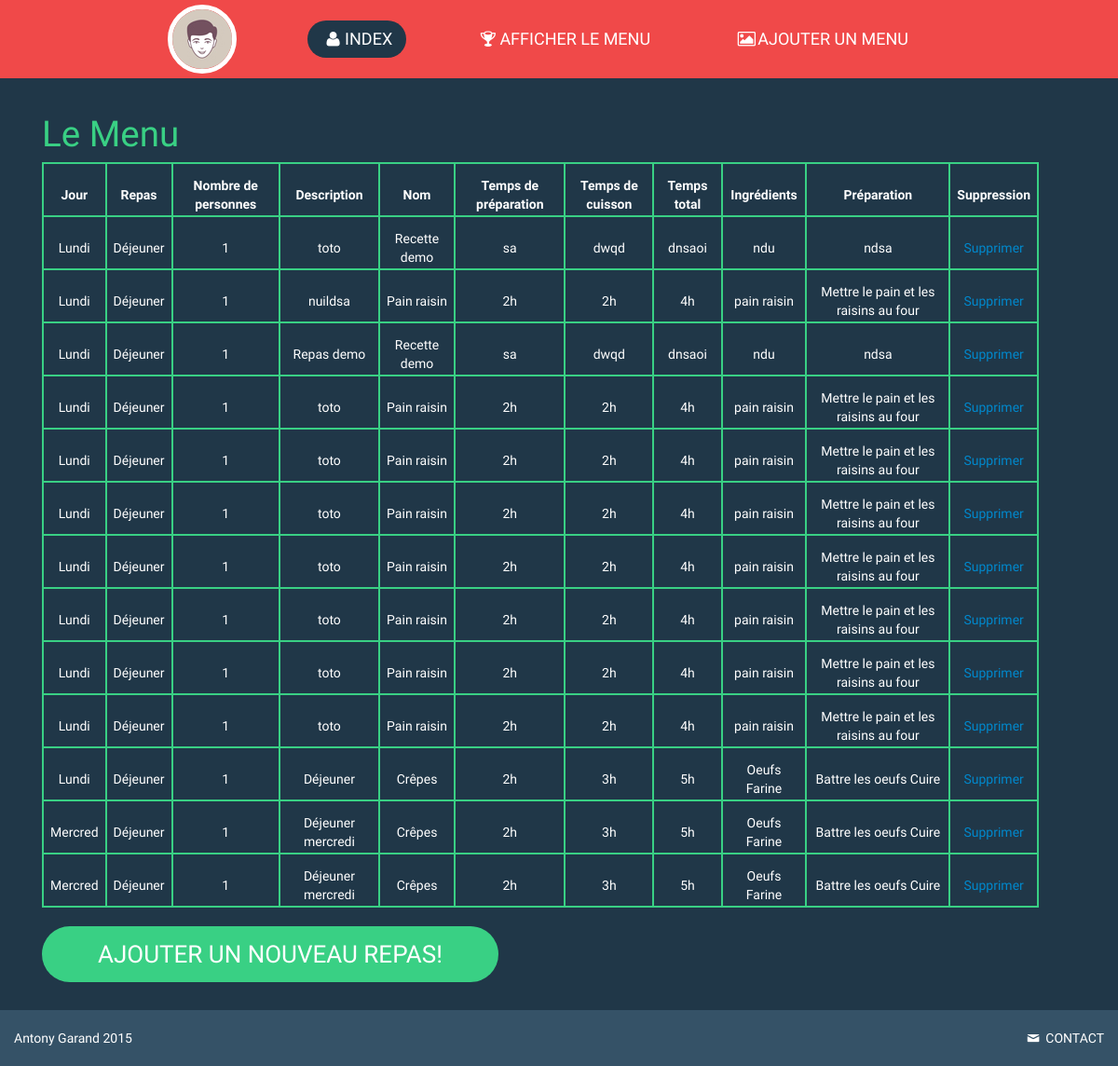
The page /site/menu.php on the database its author committed.
### tables this page shows
CREATE TABLE `repas` (
  `id` int(11) NOT NULL AUTO_INCREMENT,
  `jour` int(11) NOT NULL COMMENT 'Int 0-6 en fonction de la journée. 0 - lundi, 1 - mardi, 2 - mercredi',
  `nbConvives` int(11) NOT NULL,
  `typeRepas` int(11) NOT NULL COMMENT 'Int de 1-3 en fonction de la période. 1 - déjeuner, 2 diner, 3 souper',
  `description` text NOT NULL,
  `recette_id` int(11) NOT NULL,
  PRIMARY KEY (`id`),
  UNIQUE KEY `id` (`id`),
  KEY `recette_id` (`recette_id`),
  CONSTRAINT `repas_ibfk_1` FOREIGN KEY (`recette_id`) REFERENCES `recette` (`id`)
);

CREATE TABLE `recette` (
  `id` int(11) NOT NULL AUTO_INCREMENT,
  `preparation` text NOT NULL,
  `ingredients` text NOT NULL,
  `tempsPreparation` varchar(25) NOT NULL,
  `tempsCuisson` varchar(25) NOT NULL,
  `tempsTotal` varchar(25) NOT NULL,
  `nom` varchar(50) NOT NULL,
  PRIMARY KEY (`id`)
);

### site/menu.php (the view, shortened to what this page needs)
<?php require_once("./includes/beforeHTML.inc.php");  ?>
<?php require("./includes/header.inc.php"); ?>
<div class="container profile">
    <div class="span11">
        <h1>Le Menu</h1>
        <?php
            $query = 'SELECT repas.jour, repas.typeRepas, repas.nbConvives, repas.description, recette.nom, recette.tempsPreparation, recette.tempsCuisson, recette.tempsTotal, recette.ingredients, recette.preparation, repas.id FROM repas INNER JOIN recette on recette.id = repas.recette_id ORDER BY repas.jour, repas.typeRepas';
            @ $conn = new mysqli($dbHost, $dbUser, $dbPass, $dbName);
            $result = mysqli_query($conn, $query);
            if($result->num_rows > 0){
                echo("<table id='showRecettes'>
                        <tr>
                            <th>Jour</th>
                            <th>Repas</th>
                            <th>Nombre de personnes</th>
                            <th>Description</th>
                            <th>Nom</th>
                            <th>Temps de pr&eacute;paration</th>
                            <th>Temps de cuisson</th>
                            <th>Temps total</th>
                            <th>Ingr&eacute;dients</th>
                            <th>Pr&eacute;paration</th>
                            <th>Suppression</th>
                        </tr>
                    ");
                while($row = $result->fetch_row()){
                    for ($i = 0; $i < sizeof($row); $i++){
                        $row[$i] = htmlspecialchars(html_entity_decode($row[$i]));
                    }
                    $repas = ['D&eacute;jeuner','Diner','Souper'];
                    $jour = ['Lundi', 'Mardi', 'Mercred', 'Jeudi', 'Vendredi', 'Samedi', 'Dimanche'];
                    printf("<tr>
                                <td>%s</td>
                                <td>%s</td>
                                <td>%s</td>
                                <td>%s</td>
                                <td>%s</td>
                                <td>%s</td>
                                <td>%s</td>
                                <td>%s</td>
                                <td>%s</td>
                                <td>%s</td>
                                <td>%s</td>
                            </tr>", $jour[$row[0]-1], $repas[$row[1]-1], $row[2], $row[3],$row[4],$row[5],$row[6],$row[7],$row[8],$row[9], "<a class=\"delete $row[10]\">Supprimer</a>");
                }
                echo("</table>");
            }
            else{
                echoDebug("Aucune donn&eacute;e trouv&eacute;e!");
            }
            echo("<a href=\"addMenu.php\" class=\"addRecette\">Ajouter un nouveau repas!</a>");
        ?>
        <br/>
        <br/>
        <br/>
    </div>
</div>
<?php require("./includes/footer.inc.php");  ?>

### site/includes/header.inc.php (shortened to what this page needs)
?><!DOCTYPE html>
<html lang="en">
<head>
<link href="includes/css/bootstrap.css" rel="stylesheet">
<link href="includes/css/bootstrap-responsive.css" rel="stylesheet">
<link href="includes/css/style.css" rel="stylesheet">
<link href="includes/font/css/fontello.css" rel="stylesheet">
</head>
<body>
    <div class="navbar noPrint">
        <div class="navbar-inner">
        <div class="container"> <a class="brand" href="index.php"><img src="medias/commun/user.jpg" alt="logo"/></a>
          <ul class="nav nav-collapse pull-right">
            <li><a href="index.php" class="active"><i class="icon-user"></i>Index</a></li>
            <li><a href="menu.php"><i class="icon-trophy"></i>Afficher le menu</a></li>
            <li><a href="addMenu.php"><i class="icon-picture"></i>Ajouter un menu</a></li>
            </ul>
            </div>
        </div>
    </div>

### site/includes/footer.inc.php (shortened to what this page needs)
<div class="footer">
  <div class="container">
    <p class="pull-left">Antony Garand 2015</p>
    <p class="pull-right"><a href="#myModal" role="button" data-toggle="modal"> <i class="icon-mail"></i> CONTACT</a></p>
  </div>
</div>
</body>
</html>

### site/includes/css/style.css (style rules this page uses)
a.brand img { border-radius:50%; border:5px solid #fff; }
.profile, .skills, .work, .resume { padding:30px 0; }
.profile h1 { color:#39d084; font-weight: normal; }
button.addRecette, button.submit, a.addRecette { display: inline-block; padding:20px 60px; background:#39d084; color:#fff; text-transform:uppercase; font-size:26px; margin:20px 0; -webkit-border-radius: 40px; -moz-border-radius: 40px; border-radius: 40px; }
.footer { background:#355267; position: fixed; width: 100%; bottom:0; }
.footer p { margin:20px 0; }
.footer p a { color:#fff; text-decoration:none; }
table, th, td { border: 2px solid #39d084; text-align:center; }
th, td { padding: 13px 7px 2px 7px; }

### rows shown on the page
repas: jour "Lundi", typeRepas "Déjeuner", nbConvives "1", description "toto", recette.nom "Recette demo", recette.tempsPreparation "sa", recette.tempsCuisson "dwqd", recette.tempsTotal "dnsaoi", recette.ingredients "ndu", recette.preparation "ndsa", id "Supprimer"
repas: jour "Lundi", typeRepas "Déjeuner", nbConvives "1", description "nuildsa", recette.nom "Pain raisin", recette.tempsPreparation "2h", recette.tempsCuisson "2h", recette.tempsTotal "4h", recette.ingredients "pain raisin", recette.preparation "Mettre le pain et les raisins au four", id "Supprimer"
repas: jour "Lundi", typeRepas "Déjeuner", nbConvives "1", description "Repas demo", recette.nom "Recette demo", recette.tempsPreparation "sa", recette.tempsCuisson "dwqd", recette.tempsTotal "dnsaoi", recette.ingredients "ndu", recette.preparation "ndsa", id "Supprimer"
repas: jour "Lundi", typeRepas "Déjeuner", nbConvives "1", description "toto", recette.nom "Pain raisin", recette.tempsPreparation "2h", recette.tempsCuisson "2h", recette.tempsTotal "4h", recette.ingredients "pain raisin", recette.preparation "Mettre le pain et les raisins au four", id "Supprimer"
repas: jour "Lundi", typeRepas "Déjeuner", nbConvives "1", description "toto", recette.nom "Pain raisin", recette.tempsPreparation "2h", recette.tempsCuisson "2h", recette.tempsTotal "4h", recette.ingredients "pain raisin", recette.preparation "Mettre le pain et les raisins au four", id "Supprimer"
repas: jour "Lundi", typeRepas "Déjeuner", nbConvives "1", description "toto", recette.nom "Pain raisin", recette.tempsPreparation "2h", recette.tempsCuisson "2h", recette.tempsTotal "4h", recette.ingredients "pain raisin", recette.preparation "Mettre le pain et les raisins au four", id "Supprimer"
repas: jour "Lundi", typeRepas "Déjeuner", nbConvives "1", description "toto", recette.nom "Pain raisin", recette.tempsPreparation "2h", recette.tempsCuisson "2h", recette.tempsTotal "4h", recette.ingredients "pain raisin", recette.preparation "Mettre le pain et les raisins au four", id "Supprimer"
repas: jour "Lundi", typeRepas "Déjeuner", nbConvives "1", description "toto", recette.nom "Pain raisin", recette.tempsPreparation "2h", recette.tempsCuisson "2h", recette.tempsTotal "4h", recette.ingredients "pain raisin", recette.preparation "Mettre le pain et les raisins au four", id "Supprimer"
repas: jour "Lundi", typeRepas "Déjeuner", nbConvives "1", description "toto", recette.nom "Pain raisin", recette.tempsPreparation "2h", recette.tempsCuisson "2h", recette.tempsTotal "4h", recette.ingredients "pain raisin", recette.preparation "Mettre le pain et les raisins au four", id "Supprimer"
repas: jour "Lundi", typeRepas "Déjeuner", nbConvives "1", description "toto", recette.nom "Pain raisin", recette.tempsPreparation "2h", recette.tempsCuisson "2h", recette.tempsTotal "4h", recette.ingredients "pain raisin", recette.preparation "Mettre le pain et les raisins au four", id "Supprimer"
repas: jour "Lundi", typeRepas "Déjeuner", nbConvives "1", description "Déjeuner", recette.nom "Crêpes", recette.tempsPreparation "2h", recette.tempsCuisson "3h", recette.tempsTotal "5h", recette.ingredients "Oeufs Farine", recette.preparation "Battre les oeufs Cuire", id "Supprimer"
repas: jour "Mercred", typeRepas "Déjeuner", nbConvives "1", description "Déjeuner mercredi", recette.nom "Crêpes", recette.tempsPreparation "2h", recette.tempsCuisson "3h", recette.tempsTotal "5h", recette.ingredients "Oeufs Farine", recette.preparation "Battre les oeufs Cuire", id "Supprimer"
repas: jour "Mercred", typeRepas "Déjeuner", nbConvives "1", description "Déjeuner mercredi", recette.nom "Crêpes", recette.tempsPreparation "2h", recette.tempsCuisson "3h", recette.tempsTotal "5h", recette.ingredients "Oeufs Farine", recette.preparation "Battre les oeufs Cuire", id "Supprimer"
